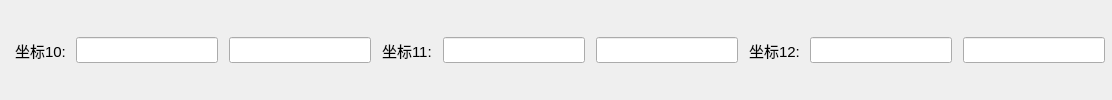
                        <widget class="QWidget" name="widget_34" native="true">
                         <property name="minimumSize">
                          <size>
                           <width>0</width>
                           <height>30</height>
                          </size>
                         </property>
                         <layout class="QHBoxLayout" name="horizontalLayout_23">
                          <property name="spacing">
                           <number>11</number>
                          </property>
                          <property name="leftMargin">
                           <number>15</number>
                          </property>
                          <property name="topMargin">
                           <number>0</number>
                          </property>
                          <property name="rightMargin">
                           <number>7</number>
                          </property>
                          <property name="bottomMargin">
                           <number>0</number>
                          </property>
                          <item>
                           <widget class="QLabel" name="label_47">
                            <property name="minimumSize">
                             <size>
                              <width>50</width>
                              <height>0</height>
                             </size>
                            </property>
                            <property name="maximumSize">
                             <size>
                              <width>43</width>
                              <height>16777215</height>
                             </size>
                            </property>
                            <property name="font">
                             <font>
                              <pointsize>11</pointsize>
                             </font>
                            </property>
                            <property name="text">
                             <string>坐标10:</string>
                            </property>
                           </widget>
                          </item>
                          <item>
                           <widget class="QLineEdit" name="lineEdit_37">
                            <property name="font">
                             <font>
                              <pointsize>11</pointsize>
                             </font>
                            </property>
                           </widget>
                          </item>
                          <item>
                           <widget class="QLineEdit" name="lineEdit_38">
                            <property name="font">
                             <font>
                              <pointsize>11</pointsize>
                             </font>
                            </property>
                           </widget>
                          </item>
                          <item>
                           <widget class="QLabel" name="label_48">
                            <property name="minimumSize">
                             <size>
                              <width>50</width>
                              <height>0</height>
                             </size>
                            </property>
                            <property name="maximumSize">
                             <size>
                              <width>43</width>
                              <height>16777215</height>
                             </size>
                            </property>
                            <property name="font">
                             <font>
                              <pointsize>11</pointsize>
                             </font>
                            </property>
                            <property name="text">
                             <string>坐标11:</string>
                            </property>
                           </widget>
                          </item>
                          <item>
                           <widget class="QLineEdit" name="lineEdit_39">
                            <property name="font">
                             <font>
                              <pointsize>11</pointsize>
                             </font>
                            </property>
                           </widget>
                          </item>
                          <item>
                           <widget class="QLineEdit" name="lineEdit_40">
                            <property name="font">
                             <font>
                              <pointsize>11</pointsize>
                             </font>
                            </property>
                           </widget>
                          </item>
                          <item>
                           <widget class="QLabel" name="label_49">
                            <property name="minimumSize">
                             <size>
                              <width>50</width>
                              <height>0</height>
                             </size>
                            </property>
                            <property name="maximumSize">
                             <size>
                              <width>43</width>
                              <height>16777215</height>
                             </size>
                            </property>
                            <property name="font">
                             <font>
                              <pointsize>11</pointsize>
                             </font>
                            </property>
                            <property name="text">
                             <string>坐标12:</string>
                            </property>
                           </widget>
                          </item>
                          <item>
                           <widget class="QLineEdit" name="lineEdit_41">
                            <property name="font">
                             <font>
                              <pointsize>11</pointsize>
                             </font>
                            </property>
                           </widget>
                          </item>
                          <item>
                           <widget class="QLineEdit" name="lineEdit_42">
                            <property name="font">
                             <font>
                              <pointsize>11</pointsize>
                             </font>
                            </property>
                           </widget>
                          </item>
                         </layout>
                        </widget>
